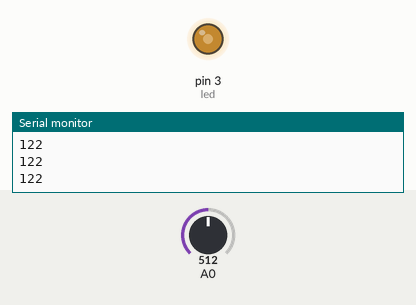
Simulated run of this sketch. Board: Arduino Uno, built with avr-gcc and run on an emulated ATmega328P. On the bench: output pins drawn as LEDs (lit = HIGH), the last lines printed to the serial monitor. The test bench sets the inputs (shaded band); at power-on: A0 = 512.

Above: at 1.2 s.
1.3 s: A0 set to 716
At 1.9 s:
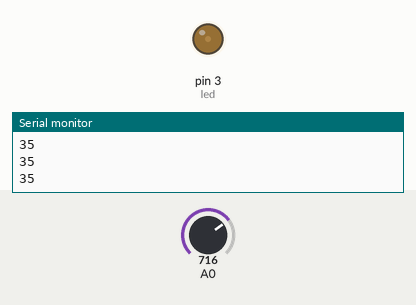
2.8 s: A0 set to 900
At 3.3 s:
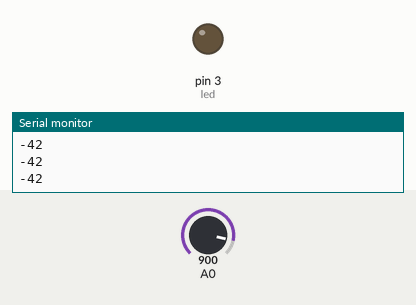
4.3 s: A0 set to 809
5.8 s: A0 set to 779
At 6.1 s:
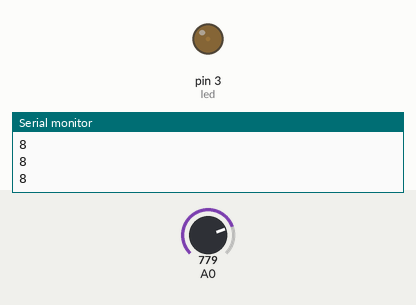
7.3 s: A0 set to 306
At 8.5 s:
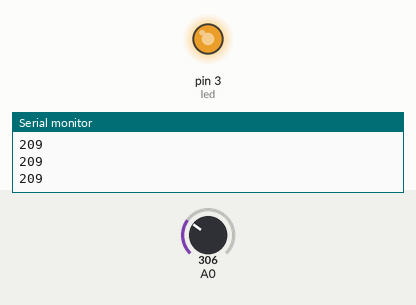
8.8 s: A0 set to 511
At 10.1 s:
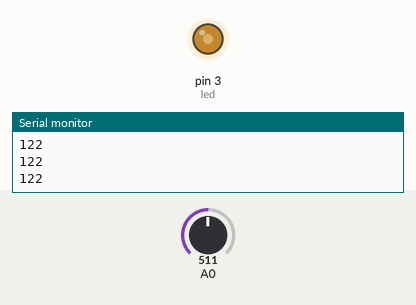
Timing chart, 0 to 11.3 s (numbered marks = the images above; inputs shaded):
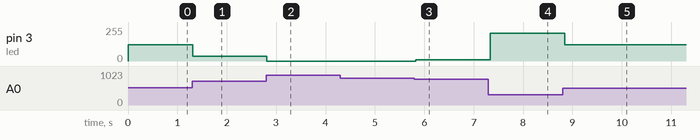

The sketch:

lumiered.ino
```cpp
#define led 3

void setup() {
    pinMode(led, OUTPUT);
    Serial.begin(9600);
}

void loop() {
    int brightness = map(analogRead(A0), 800, 200, 0, 255);
    int percent = map(analogRead(A0), 800, 200, 0, 100);
    Serial.println(brightness);
    analogWrite(led,brightness);
    if (brightness <= 0)
        analogWrite(led, 0);
    else if (brightness >= 255)
        analogWrite(led, 255);
    if (brightness > 0 && brightness < 55) {
        analogWrite(led, brightness);
    }
    else if (brightness > 65) {
        analogWrite(led, brightness);
    }
    delay(100);
}
```

Measured:
- after the input at 1.3 s, pin 3 (led): 122/255 → 35/255 at once
- after the input at 2.8 s, pin 3 (led): 35/255 → 0/255 at once
- after the input at 5.8 s, pin 3 (led): 0/255 → 8/255 at once
- after the input at 7.3 s, pin 3 (led): 8/255 → 209/255 at once
- after the input at 8.8 s, pin 3 (led): 209/255 → 122/255 at once
